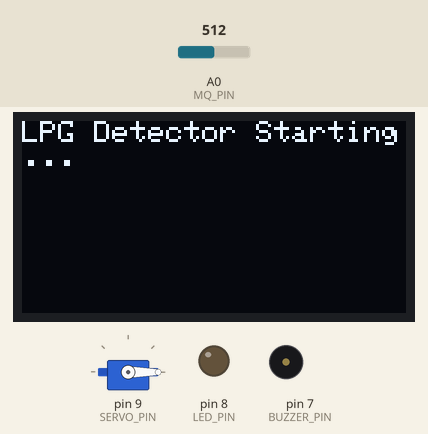
This sketch was run on a simulated Arduino Uno, built with avr-gcc and run on an emulated ATmega328P. Shown: servo, 128×64 one-colour display, output pins drawn as LEDs (lit = HIGH), buzzer (waves = sounding, pin HIGH). Inputs (shaded band) come from the test bench; at power-on: A0 (MQ_PIN) = 512. The modem accepts every AT command (registered, SIM ready, sends succeed) and sends nothing else; what the sketch prints to the serial monitor is not drawn.

Above: at 3.1 s.
At 5.1 s:
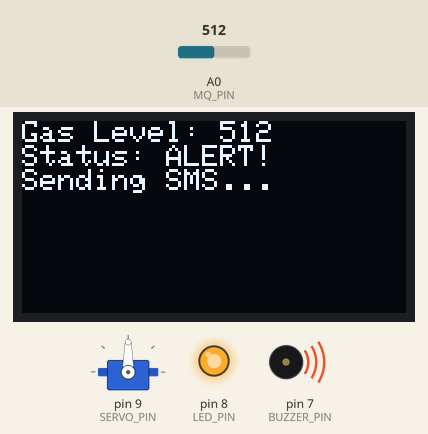
At 15.8 s:
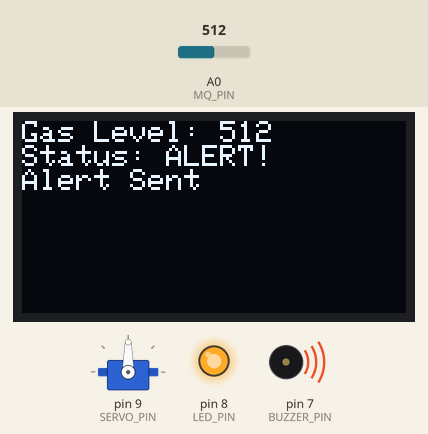
Timing chart, 0 to 17.3 s (numbered marks = the images above):
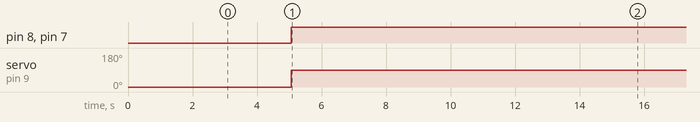

Measured:
- by itself, pin 8 (LED_PIN), pin 7 (BUZZER_PIN): LOW → HIGH at 5.1 s
- by itself, servo on pin 9 (SERVO_PIN): 0° → 90° at 5.1 s
- what the display in image 0 shows lasts 2.0 s, from 3.1 s to 5.1 s
- what the display in image 1 shows lasts 10.6 s, from 5.1 s to 15.7 s

The sketch:

arduino_code.ino
```cpp
#include <Servo.h>
#include <SoftwareSerial.h>
#include <Wire.h>
#include <Adafruit_GFX.h>
#include <Adafruit_SSD1306.h>

// OLED settings
#define SCREEN_WIDTH 128
#define SCREEN_HEIGHT 64
Adafruit_SSD1306 display(SCREEN_WIDTH, SCREEN_HEIGHT, &Wire, -1);

// Component Pins
#define MQ_PIN A0
#define LED_PIN 8
#define BUZZER_PIN 7
#define SERVO_PIN 9

Servo gasServo;
SoftwareSerial gsm(6, 5); // GSM TX → D6, RX ← D5

int gasThreshold = 35; // Adjust based on calibration
bool alertSent = false;

void setup() {
  Serial.begin(9600);
  gsm.begin(9600);
  delay(3000); // Let GSM module initialize

  pinMode(LED_PIN, OUTPUT);
  pinMode(BUZZER_PIN, OUTPUT);
  pinMode(MQ_PIN, INPUT);

  gasServo.attach(SERVO_PIN);
  gasServo.write(0); // Valve open at start

  // OLED initialization
  if (!display.begin(SSD1306_SWITCHCAPVCC, 0x3C)) {
    Serial.println(F("OLED init failed"));
    while (true);
  }

  display.clearDisplay();
  display.setTextSize(1);
  display.setTextColor(SSD1306_WHITE);
  display.setCursor(0, 0);
  display.println("LPG Detector Starting...");
  display.display();
  delay(2000);
  display.clearDisplay();

  Serial.println("System Ready.");
}

void loop() {
  int gasLevel = analogRead(MQ_PIN);
  Serial.print("Gas Level: ");
  Serial.println(gasLevel);

  // OLED update
  display.clearDisplay();
  display.setCursor(0, 0);
  display.print("Gas Level: ");
  display.println(gasLevel);

  if (gasLevel > gasThreshold) {
    digitalWrite(LED_PIN, HIGH);
    digitalWrite(BUZZER_PIN, HIGH);
    gasServo.write(90); // Close valve

    display.println("Status: ALERT!");
    if (!alertSent) {
      display.println("Sending SMS...");
      display.display(); // Show status immediately
      sendSMS(gasLevel); // ✅ Send with gas level
      alertSent = true;
    } else {
      display.println("Alert Sent");
    }
  } else {
    digitalWrite(LED_PIN, LOW);
    digitalWrite(BUZZER_PIN, LOW);
    gasServo.write(0); // Valve open

    display.println("Status: Safe");
    alertSent = false;
  }

  display.display();
  delay(1000); // Loop delay
}

// ✅ Final SMS function with proper formatting and gas level
void sendSMS(int gasValue) {
  Serial.println("Sending SMS...");

  gsm.println("AT+CMGF=1"); // Set SMS to text mode
  delay(1000);

  gsm.print("AT+CMGS=\"+919595598100\"\r"); // Your number
  delay(3000); // Wait for '>' prompt

  gsm.print("LPG LEAK DETECTED! Gas Level: ");
  gsm.print(gasValue); // Append gas level
  gsm.print(". Take action.");
  delay(500);

  gsm.write(26); // Ctrl+Z to send
  delay(5000);   // Wait for GSM to complete

  Serial.println("SMS with gas level sent.");
}
```
